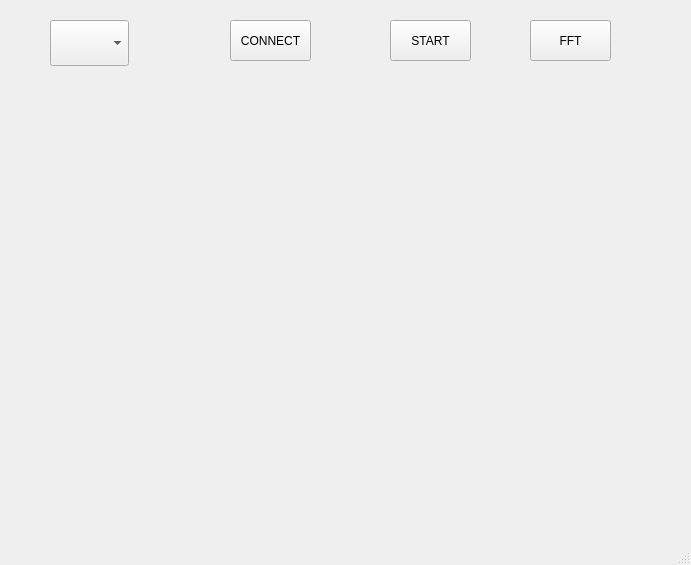
<?xml version="1.0" encoding="UTF-8"?>
<ui version="4.0">
 <class>MainWindow</class>
 <widget class="QMainWindow" name="MainWindow">
  <property name="geometry">
   <rect>
    <x>0</x>
    <y>0</y>
    <width>691</width>
    <height>565</height>
   </rect>
  </property>
  <property name="windowTitle">
   <string>MainWindow</string>
  </property>
  <widget class="QWidget" name="centralwidget">
   <widget class="QPushButton" name="ConnectButton">
    <property name="geometry">
     <rect>
      <x>230</x>
      <y>20</y>
      <width>81</width>
      <height>41</height>
     </rect>
    </property>
    <property name="toolTipDuration">
     <number>-4</number>
    </property>
    <property name="text">
     <string>CONNECT</string>
    </property>
    <property name="autoRepeatInterval">
     <number>93</number>
    </property>
   </widget>
   <widget class="QComboBox" name="PortComBox">
    <property name="geometry">
     <rect>
      <x>50</x>
      <y>20</y>
      <width>79</width>
      <height>46</height>
     </rect>
    </property>
   </widget>
   <widget class="QPushButton" name="StartButton">
    <property name="geometry">
     <rect>
      <x>390</x>
      <y>20</y>
      <width>81</width>
      <height>41</height>
     </rect>
    </property>
    <property name="toolTipDuration">
     <number>-4</number>
    </property>
    <property name="text">
     <string>START</string>
    </property>
    <property name="autoRepeatInterval">
     <number>93</number>
    </property>
   </widget>
   <widget class="QPushButton" name="FFTButton">
    <property name="geometry">
     <rect>
      <x>530</x>
      <y>20</y>
      <width>81</width>
      <height>41</height>
     </rect>
    </property>
    <property name="toolTipDuration">
     <number>-4</number>
    </property>
    <property name="text">
     <string>FFT</string>
    </property>
    <property name="autoRepeatInterval">
     <number>93</number>
    </property>
   </widget>
  </widget>
  <widget class="QMenuBar" name="menubar">
   <property name="geometry">
    <rect>
     <x>0</x>
     <y>0</y>
     <width>691</width>
     <height>21</height>
    </rect>
   </property>
  </widget>
  <widget class="QStatusBar" name="statusbar"/>
 </widget>
 <resources/>
 <connections/>
</ui>
